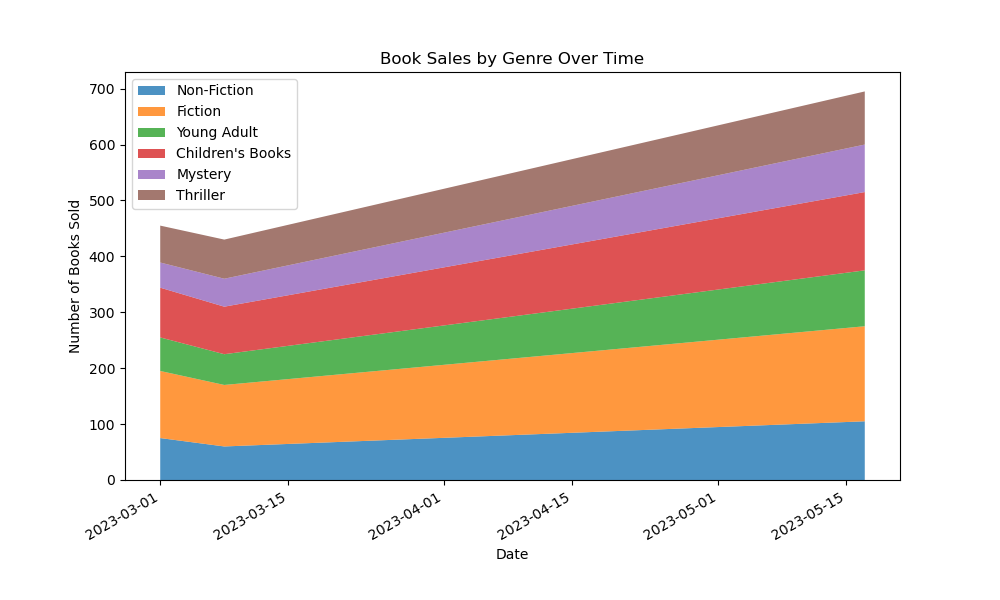

This figure's Python source:

import matplotlib.pyplot as plt
from matplotlib.dates import date2num
import datetime

# Data provided
data = [
    {'Week': '2023-03-01 to 2023-03-07', 'Non-Fiction': 75, 'Fiction': 120, 'Young Adult': 60, "Children's Books": 89, 'Mystery': 45, 'Thriller': 66},
    {'Week': '2023-03-08 to 2023-03-14', 'Non-Fiction': 60, 'Fiction': 110, 'Young Adult': 55, "Children's Books": 85, 'Mystery': 50, 'Thriller': 70},
    # ... (other data points)
    {'Week': '2023-05-17 to 2023-05-23', 'Non-Fiction': 105, 'Fiction': 170, 'Young Adult': 100, "Children's Books": 140, 'Mystery': 85, 'Thriller': 95}
]

# Parsing the date ranges and taking the first date for plotting
dates = [datetime.datetime.strptime(w['Week'][:10], "%Y-%m-%d") for w in data]
x = date2num(dates) # Convert to Matplotlib's internal date format

# Extracting the data for the stacked area chart
non_fiction = [w['Non-Fiction'] for w in data]
fiction = [w['Fiction'] for w in data]
young_adult = [w['Young Adult'] for w in data]
children_books = [w["Children's Books"] for w in data]
mystery = [w['Mystery'] for w in data]
thriller = [w['Thriller'] for w in data]

# Plotting the stacked area chart
fig, ax = plt.subplots(figsize=(10, 6))

ax.stackplot(x, non_fiction, fiction, young_adult, children_books, mystery, thriller, labels=['Non-Fiction', 'Fiction', 'Young Adult', "Children's Books", 'Mystery', 'Thriller'], alpha=0.8)

# Formatting the x-axis to show dates
ax.xaxis_date()
fig.autofmt_xdate() # Rotate date labels

# Adding titles and labels
plt.title('Book Sales by Genre Over Time')
plt.xlabel('Date')
plt.ylabel('Number of Books Sold')

# Adding legend
plt.legend(loc='upper left')

# Show the plot
plt.show()
